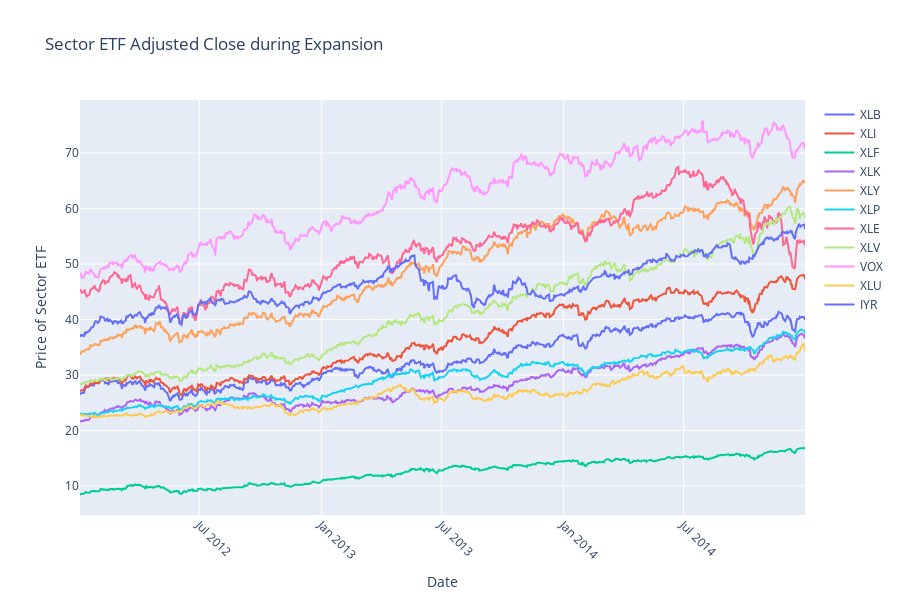

The notebook cell this image was saved under:
### Code cell
# show interactive plot of data during an expansion
plot_multiple_lines_in_df(sector_etf_adjusted_close['expansion'],
                          'Sector ETF Adjusted Close during Expansion',
                          'Date',
                          'Price of Sector ETF')

### Figure 1 — Plotly figure (JSON) as saved in the notebook; plotly's stock layout.template omitted (floating-point values rounded to 4 significant figures; data arrays with more than 128 entries replaced by an {"elided": "..."} marker saying what was removed)
{"data": [{"mode": "lines", "name": "XLB", "type": "scatter", "x": {"elided": "754 str values"}, "y": {"elided": "754 float values"}}, {"mode": "lines", "name": "XLI", "type": "scatter", "x": {"elided": "754 str values"}, "y": {"elided": "754 float values"}}, {"mode": "lines", "name": "XLF", "type": "scatter", "x": {"elided": "754 str values"}, "y": {"elided": "754 float values"}}, {"mode": "lines", "name": "XLK", "type": "scatter", "x": {"elided": "754 str values"}, "y": {"elided": "754 float values"}}, {"mode": "lines", "name": "XLY", "type": "scatter", "x": {"elided": "754 str values"}, "y": {"elided": "754 float values"}}, {"mode": "lines", "name": "XLP", "type": "scatter", "x": {"elided": "754 str values"}, "y": {"elided": "754 float values"}}, {"mode": "lines", "name": "XLE", "type": "scatter", "x": {"elided": "754 str values"}, "y": {"elided": "754 float values"}}, {"mode": "lines", "name": "XLV", "type": "scatter", "x": {"elided": "754 str values"}, "y": {"elided": "754 float values"}}, {"mode": "lines", "name": "VOX", "type": "scatter", "x": {"elided": "754 str values"}, "y": {"elided": "754 float values"}}, {"mode": "lines", "name": "XLU", "type": "scatter", "x": {"elided": "754 str values"}, "y": {"elided": "754 float values"}}, {"mode": "lines", "name": "IYR", "type": "scatter", "x": {"elided": "754 str values"}, "y": {"elided": "754 float values"}}], "layout": {"height": 600, "title": {"text": "Sector ETF Adjusted Close during Expansion"}, "width": 900, "xaxis": {"tickangle": 45, "title": {"text": "Date"}}, "yaxis": {"title": {"text": "Price of Sector ETF"}}}}
